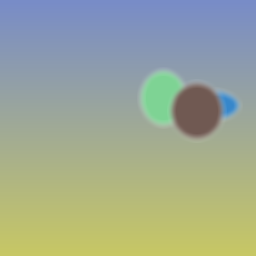
#> input picture dataset/test/ai_edited/sample_000.png, 256 x 256 px; its folder holds only this picture in this run
$ python -i noise_analysis.py   (imports and definitions only)   (older library calls are emulated)
#> lines starting #> are read from the running program, lines starting #| are printed output that depends on the picture
#> further down, picture is the input picture: PIL image 256x256 RGB; mean R, G, B 157.5, 168.3, 147.6
from typing import Dict, Any, Tuple
import numpy as np
import cv2
from PIL import Image

class NoiseAnalyzer:
    """
    Analyzes high-frequency residual noise patterns and local variance consistency.
    Physical camera sensors generate uniform Poisson-Gaussian photon shot noise.
    AI inpainting, splicing, or diffusion denoising creates noise inconsistency across regions.
    """

    def __init__(self, block_size: int = 32):
        self.block_size = block_size

    def analyze(self, pil_img: Image.Image) -> Dict[str, Any]:
        """Calculates noise residuals, block variance maps, and inconsistency scores."""
        # Convert to float grayscale
        gray = np.array(pil_img.convert("L"), dtype=np.float32)
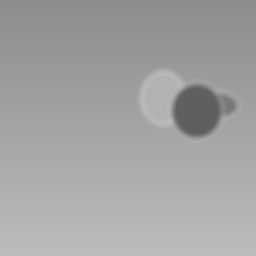
#> gray: shape (256, 256) float32; min 95, max 188, mean 162.7

        # 1. Extract Noise Residual via Median Filter subtraction
        # Residual = Image - MedianFiltered(Image)
        denoised = cv2.medianBlur(gray.astype(np.uint8), 5).astype(np.float32)
        residual = gray - denoised
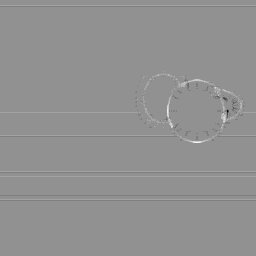
#> residual: shape (256, 256) float32; min -8, max 6, mean 0.0108; drawn with min black and max white

        # Global noise standard deviation
        global_noise_std = float(np.std(residual))
#> global_noise_std = 0.293
        global_noise_mean = float(np.mean(np.abs(residual)))
#> global_noise_mean = 0.0634

        # 2. Block-wise Noise Inconsistency Map
        h, w = gray.shape
#> h = 256; w = 256
        bh = h // self.block_size
#> bh = 8
        bw = w // self.block_size
#> bw = 8

        if bh < 2 or bw < 2:
            # Fallback for very small images
            block_vars = np.array([[global_noise_std]])
        else:
            block_vars = []
            for i in range(bh):
                row_vars = []
                for j in range(bw):
                    block_res = residual[
                        i * self.block_size : (i + 1) * self.block_size,
                        j * self.block_size : (j + 1) * self.block_size
                    ]
                    row_vars.append(np.var(block_res))
                block_vars.append(row_vars)
#> block_res: shape (32, 32) float32; every value is 0
#> after the loop, block_vars = 8 items
            block_vars = np.array(block_vars)

        # Variance of block noise variances (high value = spliced or locally manipulated)
        inter_block_var = float(np.var(block_vars)) if block_vars.size > 0 else 0.0
#> inter_block_var = 0.0166
        normalized_inconsistency = float(np.std(block_vars) / (np.mean(block_vars) + 1e-6)) if block_vars.size > 0 else 0.0
#> normalized_inconsistency = 1.52

        # 3. High-Pass Filter Noise Residual (Laplacian residual)
        laplacian = cv2.Laplacian(gray, cv2.CV_32F)
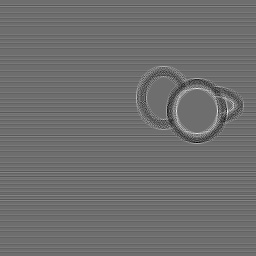
#> laplacian: shape (256, 256) float32; min -10, max 13, mean 0; drawn with min black and max white
        laplacian_var = float(np.var(laplacian))
#> laplacian_var = 0.992

        # 4. Generate Visual Noise Map for UI display
        # Scale residual to 0-255 range
        norm_noise_map = cv2.normalize(np.abs(residual), None, 0, 255, cv2.NORM_MINMAX).astype(np.uint8)
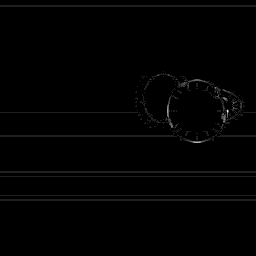
#> norm_noise_map: shape (256, 256); min 0, max 255, mean 2
        heatmap_noise = cv2.applyColorMap(norm_noise_map, cv2.COLORMAP_JET)
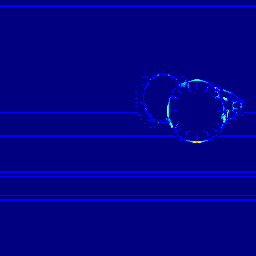
#> heatmap_noise: shape (256, 256, 3); mean B, G, R 134.9, 0.8, 0.1
        heatmap_noise_rgb = cv2.cvtColor(heatmap_noise, cv2.COLOR_BGR2RGB)

        # Anomaly score calculation
        anomaly_score = self._compute_noise_anomaly(global_noise_std, normalized_inconsistency, laplacian_var)

        return {
            "global_noise_std": round(global_noise_std, 4),
            "global_noise_mean": round(global_noise_mean, 4),
            "noise_inconsistency_score": round(anomaly_score, 4),
            "normalized_inconsistency": round(normalized_inconsistency, 4),
            "laplacian_noise_var": round(laplacian_var, 4),
            "noise_map_rgb": heatmap_noise_rgb
        }

    def _compute_noise_anomaly(self, noise_std: float, inconsistency: float, lap_var: float) -> float:
        """Calibrates noise metrics into a 0.0 - 1.0 tampering indicator score."""
#> called with noise_std = 0.293, inconsistency = 1.52, lap_var = 0.992
        score = 0.0
        # AI images typically have unnaturally low noise std (<1.5) or synthetic high inconsistency (>1.2)
        if noise_std < 1.8:
            score += (1.8 - noise_std) / 1.8 * 0.4
#> score = 0.335
        elif noise_std > 15.0:
            score += min(0.3, (noise_std - 15.0) / 20.0 * 0.3)

        if inconsistency > 0.8:
            score += min(0.4, (inconsistency - 0.8) / 1.2 * 0.4)
#> score = 0.574

        if lap_var < 50.0:
            score += (50.0 - lap_var) / 50.0 * 0.2
#> score = 0.77

        return float(np.clip(score, 0.0, 1.0))

>>> from PIL import Image
>>> picture = Image.open('../dataset/test/ai_edited/sample_000.png')
>>> result = NoiseAnalyzer().analyze(picture)
#> result = 6 items

$ run again, on dataset/test/ai_edited/sample_001.png
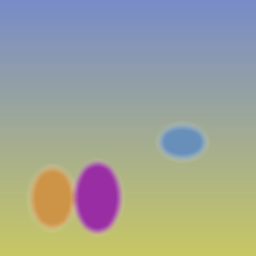
#> input picture dataset/test/ai_edited/sample_001.png, 256 x 256 px
#> picture is the input picture: PIL image 256x256 RGB; mean R, G, B 158.5, 162.9, 151.2
#> global_noise_std = 0.286
#> global_noise_mean = 0.0591
#> after the loop in analyze, `for i in range(bh):`: block_vars = 8 items
#> inter_block_var = 0.0135
#> normalized_inconsistency = 1.45
#> in analyze, `laplacian = cv2.Laplacian(gray, cv2.CV_32F)`:
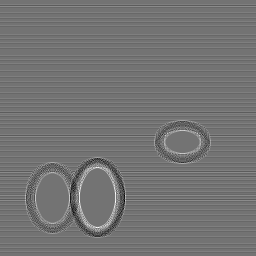
#> laplacian: shape (256, 256) float32; min -10, max 12, mean 0; drawn with min black and max white
#> laplacian_var = 1.16
#> in analyze, `heatmap_noise = cv2.applyColorMap(norm_noise_map, cv2.COLORMAP_JET)`:
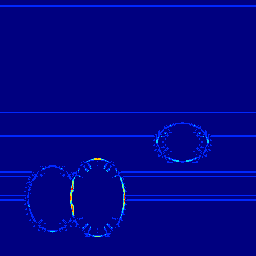
#> heatmap_noise: shape (256, 256, 3); mean B, G, R 134.3, 2.7, 0.3
#> in _compute_noise_anomaly, `score += (1.8 - noise_std) / 1.8 * 0.4`: score = 0.337
#> in _compute_noise_anomaly, `score += min(0.4, (inconsistency - 0.8) / 1.2 * 0.4)`: score = 0.552
#> in _compute_noise_anomaly, `score += (50.0 - lap_var) / 50.0 * 0.2`: score = 0.747
#> result = 6 items

$ run again, on dataset/test/ai_edited/sample_002.png
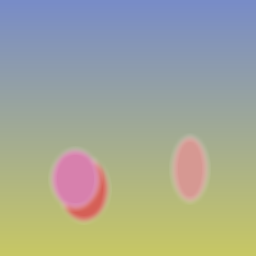
#> input picture dataset/test/ai_edited/sample_002.png, 256 x 256 px
#> picture is the input picture: PIL image 256x256 RGB; mean R, G, B 162.4, 166.5, 151.7
#> global_noise_std = 0.284
#> global_noise_mean = 0.0603
#> after the loop in analyze, `for i in range(bh):`: block_vars = 8 items
#> inter_block_var = 0.0251
#> normalized_inconsistency = 1.98
#> in analyze, `laplacian = cv2.Laplacian(gray, cv2.CV_32F)`:
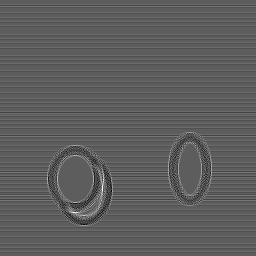
#> laplacian: shape (256, 256) float32; min -7, max 12, mean 0; drawn with min black and max white
#> laplacian_var = 0.906
#> in analyze, `heatmap_noise = cv2.applyColorMap(norm_noise_map, cv2.COLORMAP_JET)`:
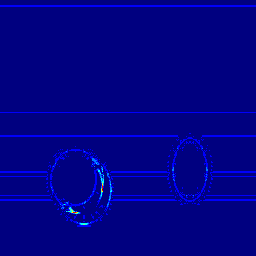
#> heatmap_noise: shape (256, 256, 3); mean B, G, R 134.7, 0.6, 0.1
#> in _compute_noise_anomaly, `score += (1.8 - noise_std) / 1.8 * 0.4`: score = 0.337
#> in _compute_noise_anomaly, `score += min(0.4, (inconsistency - 0.8) / 1.2 * 0.4)`: score = 0.73
#> in _compute_noise_anomaly, `score += (50.0 - lap_var) / 50.0 * 0.2`: score = 0.926
#> result = 6 items

$ run again, on dataset/test/ai_edited/sample_003.png
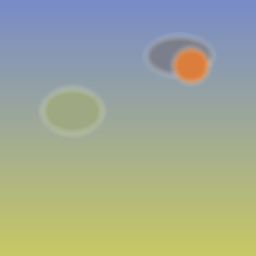
#> input picture dataset/test/ai_edited/sample_003.png, 256 x 256 px
#> picture is the input picture: PIL image 256x256 RGB; mean R, G, B 161, 169.2, 147.1
#> global_noise_std = 0.289
#> global_noise_mean = 0.066
#> after the loop in analyze, `for i in range(bh):`: block_vars = 8 items
#> inter_block_var = 0.0153
#> normalized_inconsistency = 1.49
#> in analyze, `laplacian = cv2.Laplacian(gray, cv2.CV_32F)`:
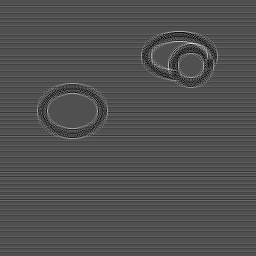
#> laplacian: shape (256, 256) float32; min -6, max 13, mean 0; drawn with min black and max white
#> laplacian_var = 0.957
#> in analyze, `heatmap_noise = cv2.applyColorMap(norm_noise_map, cv2.COLORMAP_JET)`:
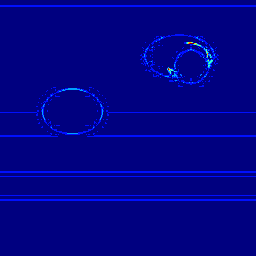
#> heatmap_noise: shape (256, 256, 3); mean B, G, R 135.5, 1.6, 0.1
#> in _compute_noise_anomaly, `score += (1.8 - noise_std) / 1.8 * 0.4`: score = 0.336
#> in _compute_noise_anomaly, `score += min(0.4, (inconsistency - 0.8) / 1.2 * 0.4)`: score = 0.566
#> in _compute_noise_anomaly, `score += (50.0 - lap_var) / 50.0 * 0.2`: score = 0.762
#> result = 6 items
